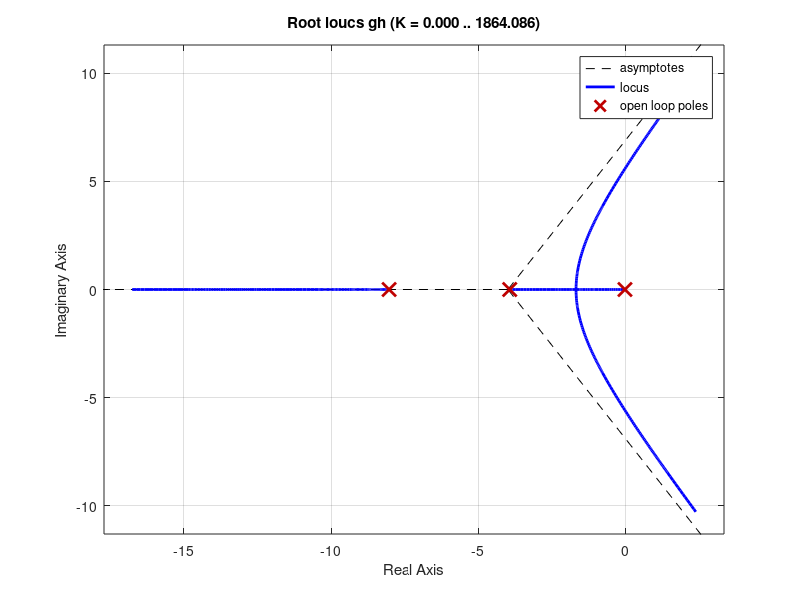

The MATLAB script that drew this image:
clc;
clear;
close all;
s=tf('s')
gs=1/(s*(s+4)*(s+8))
gh=feedback(gs,1)
rlocus(gh)

% Find Below Answers 
% gc=?
% g2=gs*gc
% rlocus(g2)

%%%%%%%%%%%%%%%%%%%%%%%%%%%%%%%%%%%%%%%%%%%%%%%%%%%%%%%%%%%%%%%%%%%%%%%%%%%%%%%%%%%%%%%%%%%%%%%%%%%%%%%%%%%%%%%%%%%%%%%%%%%%%%%%%%%%%%%%%%%%%%%%

% Set Calculator to Degree Mode

% Phase_Lead = 30 degrees
% zeta = 0.5
% wn = 4 rad/sec
% sd1 = -2 + 3.46j
% sd2 = -2 - 3.46j
